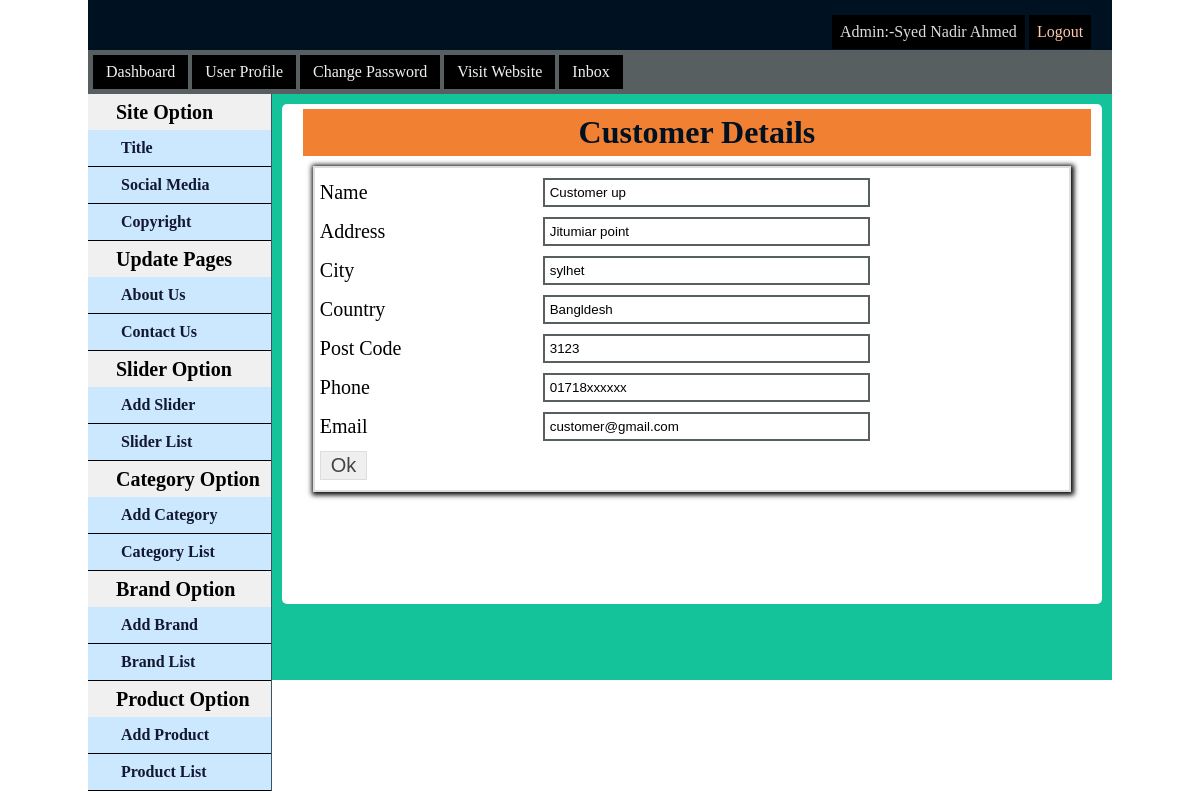
/admin/customer.php?customerId=1 (signed in), run on the app's committed database.
### tables this page shows
CREATE TABLE `tbl_customer` (
  `Id` int(11) NOT NULL,
  `name` varchar(255) NOT NULL,
  `email` varchar(255) NOT NULL,
  `pass` varchar(32) NOT NULL,
  `phoneno` varchar(30) NOT NULL,
  `country` varchar(30) NOT NULL,
  `city` varchar(30) NOT NULL,
  `staddress` text NOT NULL,
  `postcode` varchar(30) NOT NULL
);

### lib/Database.php (called while the page is built, shortened)
<?php
Class Database{
   public $host   = DB_HOST;
   public $user   = DB_USER;
   public $pass   = DB_PASS;
   public $dbname = DB_NAME;
   public $link;
  private function connectDB(){
     $this->link = new mysqli($this->host, $this->user, $this->pass, $this->dbname);
   }
  public function select($query){
      $result = $this->link->query($query) or die($this->link->error.__LINE__);
      if($result->num_rows > 0){
        return $result;
      } else {
        return false;
      }
   }
}

### classes/Customer.php (called while the page is built, shortened)
<?php
	$filepath = realpath(dirname(__File__));
	include_once ($filepath.'/../lib/Database.php');
?>
<?php
	class Customer{
		private $db;
		public function __construct(){
			$this->db = new Database();
		}
		public function getCustomerData($id){
			$query = "SELECT * FROM tbl_customer WHERE Id = '$id'";
			$result = $this->db->select($query);
			return $result;
		}
	}
?>

### admin/customer.php (the view, shortened to what this page needs)
<?php include 'inc/header.php';?>
<?php include 'inc/sidebar.php';?>
<?php
    $filepath = realpath(dirname(__File__));
    include($filepath.'/../classes/Customer.php');
?>
<?php
    if(!isset($_GET['customerId']) || $_GET['customerId'] == NULL){
        echo "<script> window.location = 'inbox.php'; </script>";
    }else{
        $id = $_GET['customerId'];
    }
?>
	<div class="viewsec">
        <div class="addcat">
            <div class="box round first grid">
                <h2>Customer Details</h2>
               <div class="block copyblock">
                <?php
                    $cus = new Customer();
                    $getCus = $cus->getCustomerData($id);
                    if($getCus){
                        while($result = $getCus->fetch_assoc()){
                ?>
                 <form action="" method="post">
                    <table class="form">
                        <tr>
                            <td>Name</td>
                            <td>
                                <input type="text" readonly="readonly" value="<?php echo $result['name'];?>" class="medium" />
                            </td>
                        </tr>
                         <tr>
                            <td>Address</td>
                            <td>
                                <input type="text" readonly="readonly" value="<?php echo $result['staddress'];?>" class="medium" />
                            </td>
                        </tr>
                        <tr>
                            <td>City</td>
                            <td>
                                <input type="text" readonly="readonly" value="<?php echo $result['city'];?>" class="medium" />
                            </td>
                        </tr>
                        <tr>
                            <td>Country</td>
                            <td>
                                <input type="text" readonly="readonly" value="<?php echo $result['country'];?>" class="medium" />
                            </td>
                        </tr>
                        <tr>
                            <td>Post Code</td>
                            <td>
                                <input type="text" readonly="readonly" value="<?php echo $result['postcode'];?>" class="medium" />
                            </td>
                        </tr>
                        <tr>
                            <td>Phone</td>
                            <td>
                                <input type="text" readonly="readonly" value="<?php echo $result['phoneno'];?>" class="medium" />
                            </td>
                        </tr>
                         <tr>
                            <td>Email</td>
                            <td>
                                <input type="text" readonly="readonly" value="<?php echo $result['email'];?>" class="medium" />
                            </td>
                        </tr>
						<tr>
                            <td>
                                <input type="submit" name="submit" Value="Ok" />
                            </td>
                        </tr>
                    </table>
                    </form>
                    <?php
                         }}
                    ?>
                </div>
            </div>
        </div>
	</div>
</div>
</body>

### admin/style.css (style rules this page uses)
* { margin:0; padding:0; }
.viewsec { width:80%; min-height:500px; height:auto; float:left; display:block; background:#fff; border-radius: 5px; margin: 10px; }
.dashsec, .changepass, .titlecon, .socialopt, .copyopt, .slideradd_opt, .slidlist, .addcat, .catlist, .addproduct { margin:0 auto; width:95%; padding:5px; }
.box h2 { width:100%; background:#F28033; text-align:center; padding:5px; font-size:32px; color:#001122; }
.block { padding:5px; font-size:20px; }
.form { width:100%; border-collapse:collapse; }
.form td { padding:5px 0; }
.form input[type="password"],[type="text"],[type="file"] { padding: 5px; width: 60%; border: 2px solid #585F60; }
.form input[type="submit"] { border: 1px solid #ddd; color: #444; cursor: pointer; font-size: 20px; padding: 2px 10px; }
.copyblock { margin: 10px; border: 2px solid #ddd; box-shadow: 1px 1px 5px 2px #000; }

### data on the page
tbl_customer: name "Customer up", staddress "Jitumiar point", city "sylhet", country "Bangldesh", postcode "3123", phoneno "01718xxxxxx", email "customer@gmail.com"

### other printed values
Session::get('adminName') "Syed Nadir Ahmed"
